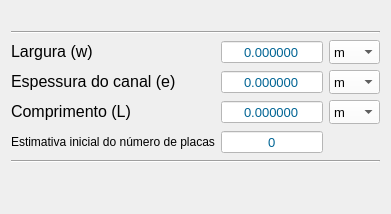
        <widget class="QWidget" name="trocador_page">
         <layout class="QGridLayout" name="gridLayout_6">
          <item row="4" column="0">
           <widget class="QLabel" name="L_label">
            <property name="text">
             <string>&lt;html&gt;&lt;head/&gt;&lt;body&gt;&lt;p&gt;&lt;span style=&quot; font-size:12pt;&quot;&gt;Comprimento (L) &lt;/span&gt;&lt;/p&gt;&lt;/body&gt;&lt;/html&gt;</string>
            </property>
           </widget>
          </item>
          <item row="5" column="1">
           <widget class="QDoubleSpinBox" name="Np_entry">
            <property name="minimumSize">
             <size>
              <width>0</width>
              <height>24</height>
             </size>
            </property>
            <property name="font">
             <font>
              <family>Segoe UI</family>
              <pointsize>10</pointsize>
             </font>
            </property>
            <property name="styleSheet">
             <string notr="true">background-color: rgb(255, 255, 255);
color: rgb(0, 100, 148);</string>
            </property>
            <property name="alignment">
             <set>Qt::AlignCenter</set>
            </property>
            <property name="buttonSymbols">
             <enum>QAbstractSpinBox::NoButtons</enum>
            </property>
            <property name="decimals">
             <number>0</number>
            </property>
            <property name="minimum">
             <double>0.000000000000000</double>
            </property>
            <property name="maximum">
             <double>999999.000000000000000</double>
            </property>
           </widget>
          </item>
          <item row="1" column="0" colspan="3">
           <widget class="Line" name="line_2">
            <property name="orientation">
             <enum>Qt::Horizontal</enum>
            </property>
           </widget>
          </item>
          <item row="6" column="0" colspan="3">
           <widget class="Line" name="line_3">
            <property name="orientation">
             <enum>Qt::Horizontal</enum>
            </property>
           </widget>
          </item>
          <item row="3" column="2">
           <widget class="QComboBox" name="e_Unit_comboBox">
            <property name="sizePolicy">
             <sizepolicy hsizetype="Minimum" vsizetype="Fixed">
              <horstretch>1</horstretch>
              <verstretch>0</verstretch>
             </sizepolicy>
            </property>
            <property name="minimumSize">
             <size>
              <width>0</width>
              <height>24</height>
             </size>
            </property>
            <property name="maximumSize">
             <size>
              <width>70</width>
              <height>16777215</height>
             </size>
            </property>
            <property name="font">
             <font>
              <family>Segoe UI</family>
              <pointsize>10</pointsize>
             </font>
            </property>
            <property name="cursor">
             <cursorShape>PointingHandCursor</cursorShape>
            </property>
            <property name="focusPolicy">
             <enum>Qt::ClickFocus</enum>
            </property>
            <property name="styleSheet">
             <string notr="true">background-color: rgb(255, 255, 255);</string>
            </property>
            <property name="frame">
             <bool>true</bool>
            </property>
            <property name="modelColumn">
             <number>0</number>
            </property>
            <item>
             <property name="text">
              <string>m</string>
             </property>
            </item>
            <item>
             <property name="text">
              <string>mm</string>
             </property>
            </item>
            <item>
             <property name="text">
              <string>cm</string>
             </property>
            </item>
           </widget>
          </item>
          <item row="2" column="2">
           <widget class="QComboBox" name="W_Unit_comboBox">
            <property name="sizePolicy">
             <sizepolicy hsizetype="Minimum" vsizetype="Fixed">
              <horstretch>1</horstretch>
              <verstretch>0</verstretch>
             </sizepolicy>
            </property>
            <property name="minimumSize">
             <size>
              <width>0</width>
              <height>24</height>
             </size>
            </property>
            <property name="maximumSize">
             <size>
              <width>70</width>
              <height>16777215</height>
             </size>
            </property>
            <property name="font">
             <font>
              <family>Segoe UI</family>
              <pointsize>10</pointsize>
             </font>
            </property>
            <property name="cursor">
             <cursorShape>PointingHandCursor</cursorShape>
            </property>
            <property name="focusPolicy">
             <enum>Qt::ClickFocus</enum>
            </property>
            <property name="styleSheet">
             <string notr="true">background-color: rgb(255, 255, 255);</string>
            </property>
            <property name="frame">
             <bool>true</bool>
            </property>
            <property name="modelColumn">
             <number>0</number>
            </property>
            <item>
             <property name="text">
              <string>m</string>
             </property>
            </item>
            <item>
             <property name="text">
              <string>mm</string>
             </property>
            </item>
            <item>
             <property name="text">
              <string>cm</string>
             </property>
            </item>
           </widget>
          </item>
          <item row="4" column="1">
           <widget class="QDoubleSpinBox" name="L_entry">
            <property name="minimumSize">
             <size>
              <width>0</width>
              <height>24</height>
             </size>
            </property>
            <property name="font">
             <font>
              <family>Segoe UI</family>
              <pointsize>10</pointsize>
             </font>
            </property>
            <property name="styleSheet">
             <string notr="true">background-color: rgb(255, 255, 255);
color: rgb(0, 100, 148);</string>
            </property>
            <property name="alignment">
             <set>Qt::AlignCenter</set>
            </property>
            <property name="buttonSymbols">
             <enum>QAbstractSpinBox::NoButtons</enum>
            </property>
            <property name="decimals">
             <number>6</number>
            </property>
            <property name="minimum">
             <double>0.000000000000000</double>
            </property>
            <property name="maximum">
             <double>999999.000000000000000</double>
            </property>
           </widget>
          </item>
          <item row="7" column="0">
           <spacer name="verticalSpacer_2">
            <property name="orientation">
             <enum>Qt::Vertical</enum>
            </property>
            <property name="sizeHint" stdset="0">
             <size>
              <width>20</width>
              <height>40</height>
             </size>
            </property>
           </spacer>
          </item>
          <item row="3" column="0">
           <widget class="QLabel" name="e_label">
            <property name="text">
             <string>&lt;html&gt;&lt;head/&gt;&lt;body&gt;&lt;p&gt;&lt;span style=&quot; font-size:12pt;&quot;&gt;Espessura do canal (e)&lt;/span&gt;&lt;/p&gt;&lt;/body&gt;&lt;/html&gt;</string>
            </property>
           </widget>
          </item>
          <item row="2" column="0" alignment="Qt::AlignVCenter">
           <widget class="QLabel" name="W_label">
            <property name="text">
             <string>&lt;html&gt;&lt;head/&gt;&lt;body&gt;&lt;p&gt;&lt;span style=&quot; font-size:12pt;&quot;&gt;Largura (w) &lt;/span&gt;&lt;/p&gt;&lt;/body&gt;&lt;/html&gt;</string>
            </property>
           </widget>
          </item>
          <item row="2" column="1">
           <widget class="QDoubleSpinBox" name="W_entry">
            <property name="minimumSize">
             <size>
              <width>0</width>
              <height>24</height>
             </size>
            </property>
            <property name="font">
             <font>
              <family>Segoe UI</family>
              <pointsize>10</pointsize>
             </font>
            </property>
            <property name="styleSheet">
             <string notr="true">background-color: rgb(255, 255, 255);
color: rgb(0, 100, 148);</string>
            </property>
            <property name="alignment">
             <set>Qt::AlignCenter</set>
            </property>
            <property name="buttonSymbols">
             <enum>QAbstractSpinBox::NoButtons</enum>
            </property>
            <property name="decimals">
             <number>6</number>
            </property>
            <property name="minimum">
             <double>0.000000000000000</double>
            </property>
            <property name="maximum">
             <double>999999.000000000000000</double>
            </property>
           </widget>
          </item>
          <item row="3" column="1">
           <widget class="QDoubleSpinBox" name="e_entry">
            <property name="minimumSize">
             <size>
              <width>0</width>
              <height>24</height>
             </size>
            </property>
            <property name="font">
             <font>
              <family>Segoe UI</family>
              <pointsize>10</pointsize>
             </font>
            </property>
            <property name="styleSheet">
             <string notr="true">background-color: rgb(255, 255, 255);
color: rgb(0, 100, 148);</string>
            </property>
            <property name="alignment">
             <set>Qt::AlignCenter</set>
            </property>
            <property name="buttonSymbols">
             <enum>QAbstractSpinBox::NoButtons</enum>
            </property>
            <property name="decimals">
             <number>6</number>
            </property>
            <property name="minimum">
             <double>0.000000000000000</double>
            </property>
            <property name="maximum">
             <double>999999.000000000000000</double>
            </property>
           </widget>
          </item>
          <item row="4" column="2">
           <widget class="QComboBox" name="L_Unit_comboBox_">
            <property name="sizePolicy">
             <sizepolicy hsizetype="Minimum" vsizetype="Fixed">
              <horstretch>1</horstretch>
              <verstretch>0</verstretch>
             </sizepolicy>
            </property>
            <property name="minimumSize">
             <size>
              <width>0</width>
              <height>24</height>
             </size>
            </property>
            <property name="maximumSize">
             <size>
              <width>70</width>
              <height>16777215</height>
             </size>
            </property>
            <property name="font">
             <font>
              <family>Segoe UI</family>
              <pointsize>10</pointsize>
             </font>
            </property>
            <property name="cursor">
             <cursorShape>PointingHandCursor</cursorShape>
            </property>
            <property name="focusPolicy">
             <enum>Qt::ClickFocus</enum>
            </property>
            <property name="styleSheet">
             <string notr="true">background-color: rgb(255, 255, 255);</string>
            </property>
            <property name="frame">
             <bool>true</bool>
            </property>
            <property name="modelColumn">
             <number>0</number>
            </property>
            <item>
             <property name="text">
              <string>m</string>
             </property>
            </item>
            <item>
             <property name="text">
              <string>mm</string>
             </property>
            </item>
            <item>
             <property name="text">
              <string>cm</string>
             </property>
            </item>
           </widget>
          </item>
          <item row="5" column="0">
           <widget class="QLabel" name="Np_label">
            <property name="text">
             <string>&lt;html&gt;&lt;head/&gt;&lt;body&gt;&lt;p&gt;Estimativa inicial do número de placas&lt;/p&gt;&lt;/body&gt;&lt;/html&gt;</string>
            </property>
           </widget>
          </item>
          <item row="0" column="0" colspan="3">
           <widget class="QLabel" name="label_3">
            <property name="maximumSize">
             <size>
              <width>16777215</width>
              <height>16777215</height>
             </size>
            </property>
            <property name="font">
             <font>
              <kerning>false</kerning>
             </font>
            </property>
            <property name="toolTip">
             <string notr="true"/>
            </property>
            <property name="frameShape">
             <enum>QFrame::NoFrame</enum>
            </property>
            <property name="text">
             <string>&lt;html&gt;&lt;head/&gt;&lt;body&gt;&lt;p&gt;&lt;img src=&quot;:/PlateHeatExchanger/STC Official/images/medidas.png&quot;/&gt;&lt;/p&gt;&lt;/body&gt;&lt;/html&gt;</string>
            </property>
            <property name="scaledContents">
             <bool>true</bool>
            </property>
            <property name="alignment">
             <set>Qt::AlignCenter</set>
            </property>
            <property name="wordWrap">
             <bool>false</bool>
            </property>
           </widget>
          </item>
         </layout>
        </widget>
